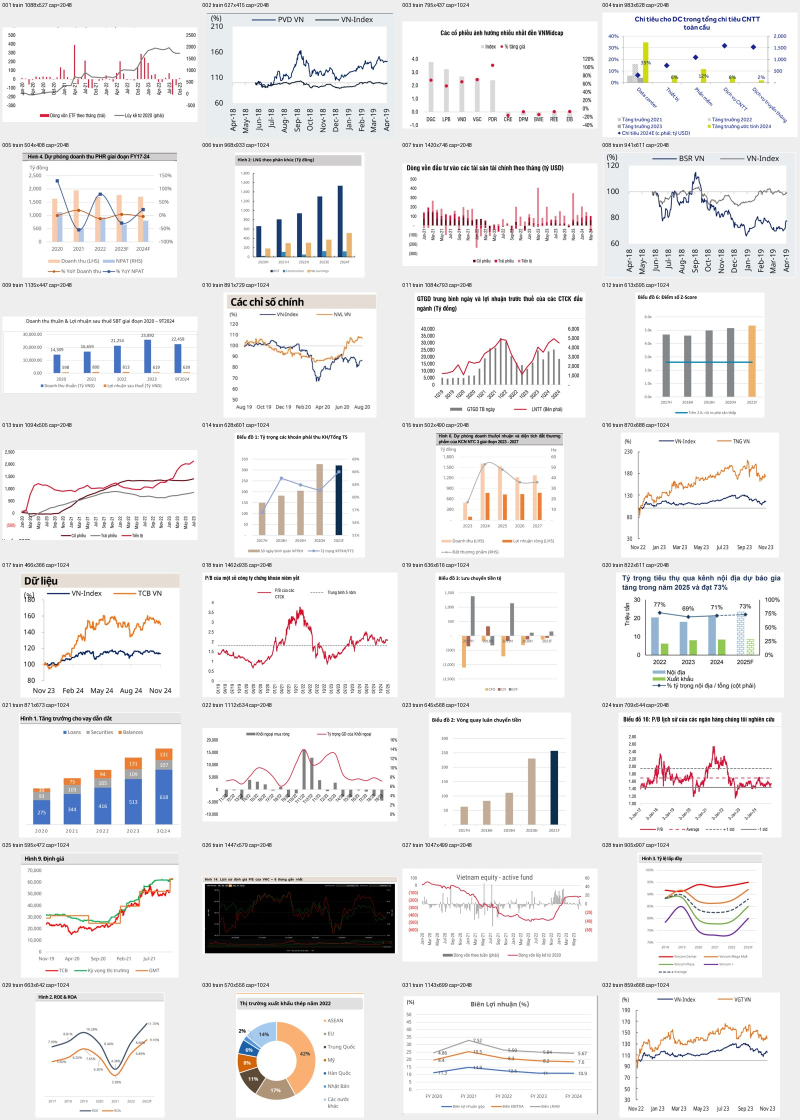
#> input picture reports/ocr_image_audit/sheet_01.jpg, 1600 x 2240 px (shown at 1/2 size)
$ python -i token_budget.py   (imports and definitions only)
#> lines starting #> are read from the running program, lines starting #| are printed output that depends on the picture
#> further down, picture is the input picture: PIL image 1600x2240 RGB; mean R, G, B 235.7, 234.8, 234.9
"""Cheap image-complexity heuristic; token caps do not change image resolution."""
def initial_token_budget(image):
    from PIL import ImageFilter
    gray = image.convert("L")
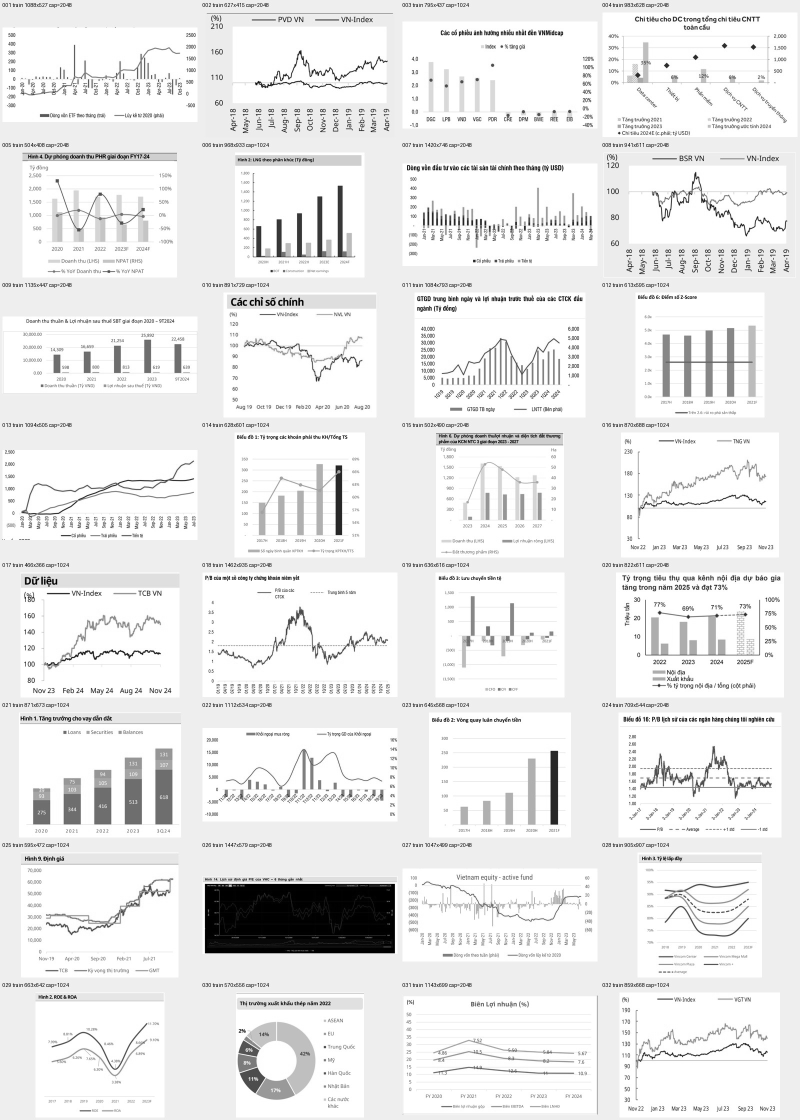
#> gray: PIL image 1600x2240 L (shown at 1/2 size); min 0, max 255, mean 235.1
    gray.thumbnail((512, 512))
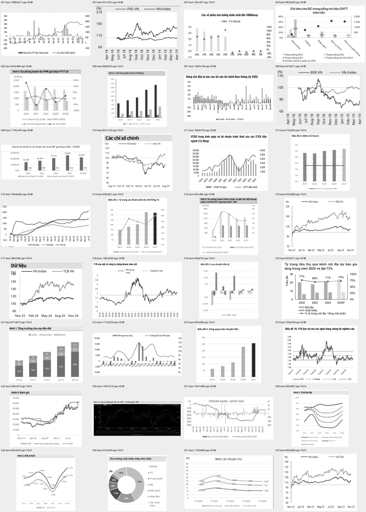
#> gray: PIL image 366x512 L; min 0, max 255, mean 235
    edges = gray.filter(ImageFilter.FIND_EDGES)
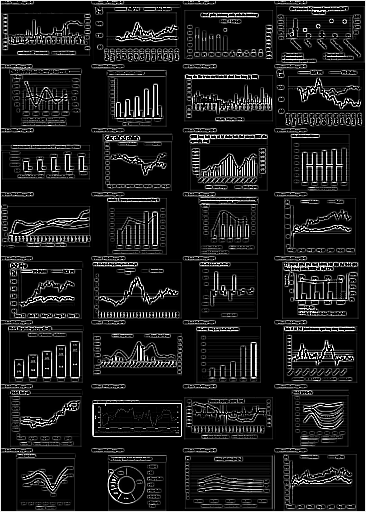
#> edges: PIL image 366x512 L; min 0, max 255, mean 27.3
    histogram = edges.histogram()
#> histogram = 256 values, max 116801 at index 0, min 26 at index 248, mean 732
    density = sum(histogram[40:]) / (gray.width * gray.height)
#> density = 0.19
    # Dense text/grid charts generally require more output than sparse charts.
    if density > .20: return 4096
    if density > .09: return 2048
    return 1024

MAX_NEW_TOKENS = 16384

def budget_schedule(initial, maximum=MAX_NEW_TOKENS):
    if initial <= 0 or maximum < initial: raise ValueError("Invalid token budget")
    while True:
        yield initial
        if initial == maximum: break
        initial = min(initial * 2, maximum)

def reached_eos(last_token, eos_ids):
    if eos_ids is None: return False
    if isinstance(eos_ids, int): eos_ids = [eos_ids]
    return int(last_token) in eos_ids

>>> from PIL import Image
>>> picture = Image.open('../../../reports/ocr_image_audit/sheet_01.jpg')
>>> result = initial_token_budget(picture)
#> result = 2048

$ run again, on reports/ocr_image_audit/sheet_02.jpg
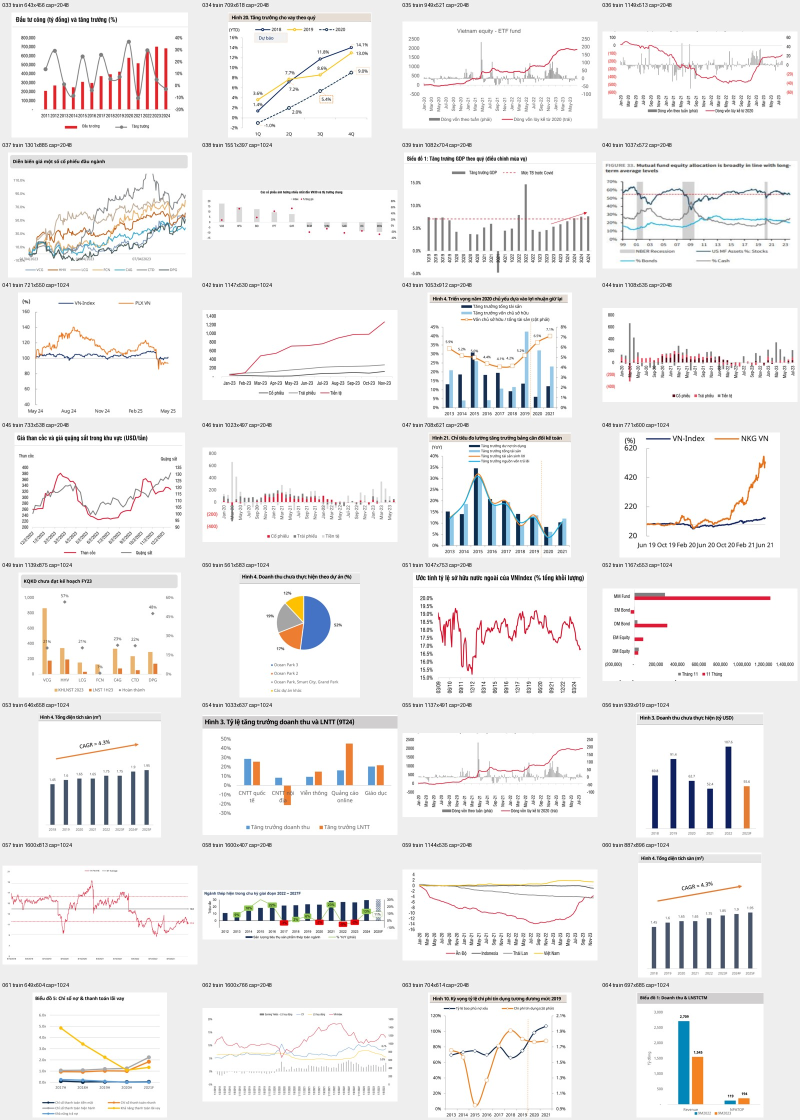
#> input picture reports/ocr_image_audit/sheet_02.jpg, 1600 x 2240 px (shown at 1/2 size)
#> picture is the input picture: PIL image 1600x2240 RGB; mean R, G, B 239.3, 238.5, 238.5
#> in initial_token_budget, `gray.thumbnail((512, 512))`:
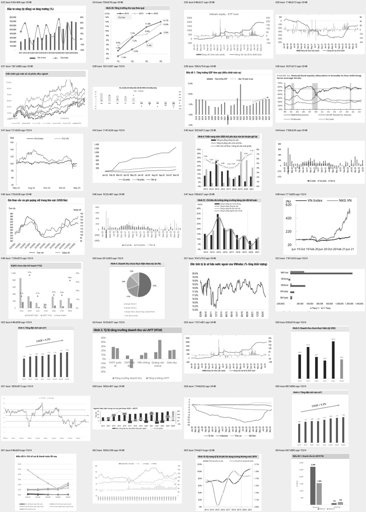
#> gray: PIL image 366x512 L; min 14, max 255, mean 238.6
#> in initial_token_budget, `edges = gray.filter(ImageFilter.FIND_EDGES)`:
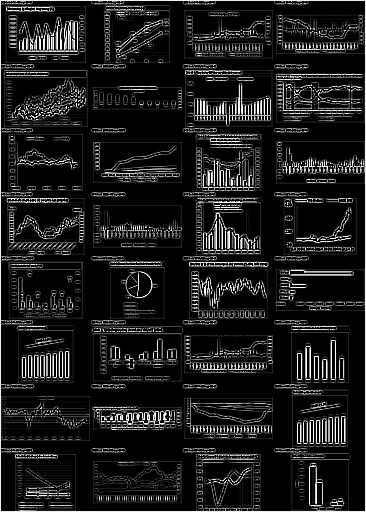
#> edges: PIL image 366x512 L; min 0, max 255, mean 28.1
#> histogram = 256 values, max 120626 at index 0, min 24 at index 253, mean 732
#> density = 0.195
#> result = 2048

$ run again, on reports/ocr_image_audit/sheet_03.jpg
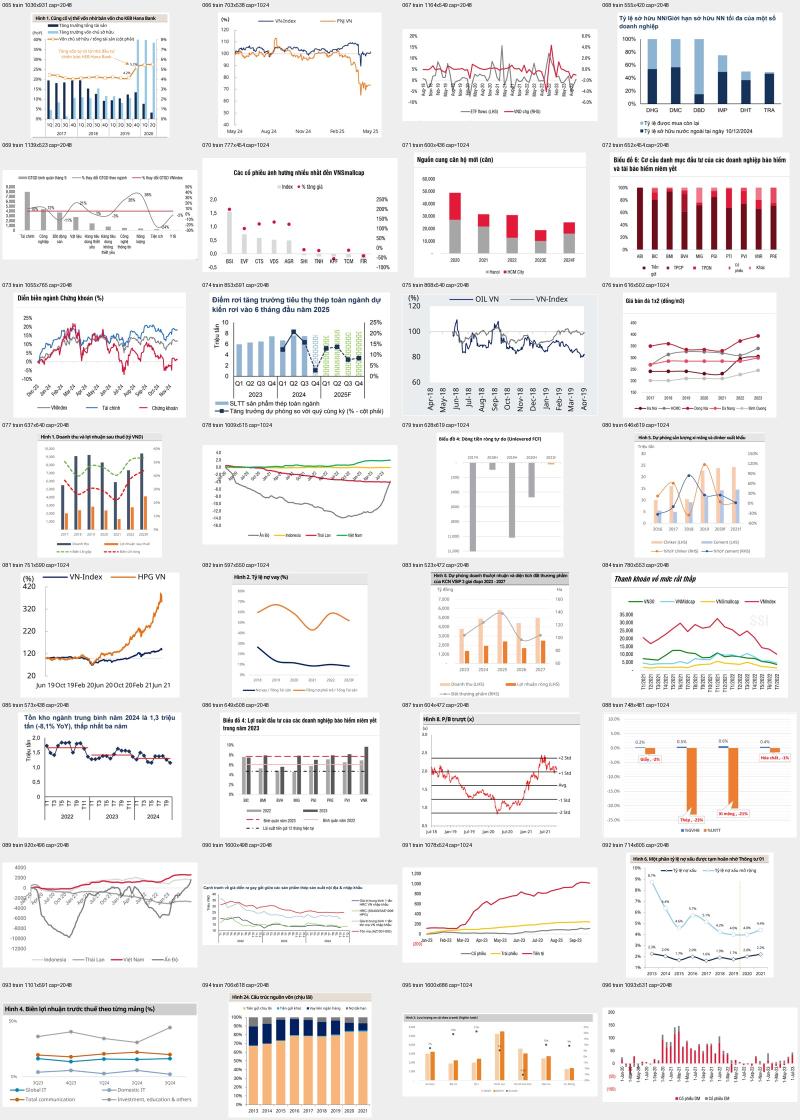
#> input picture reports/ocr_image_audit/sheet_03.jpg, 1600 x 2240 px (shown at 1/2 size)
#> picture is the input picture: PIL image 1600x2240 RGB; mean R, G, B 238.8, 236.9, 236.6
#> in initial_token_budget, `gray.thumbnail((512, 512))`:
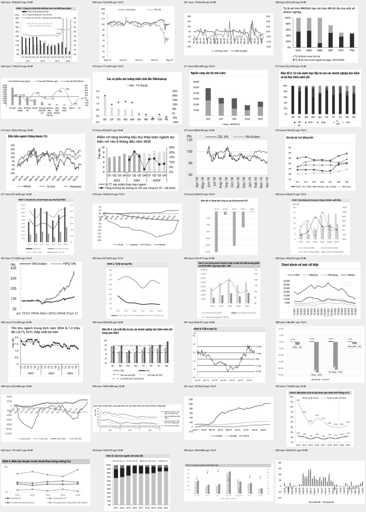
#> gray: PIL image 366x512 L; min 16, max 255, mean 237.3
#> in initial_token_budget, `edges = gray.filter(ImageFilter.FIND_EDGES)`:
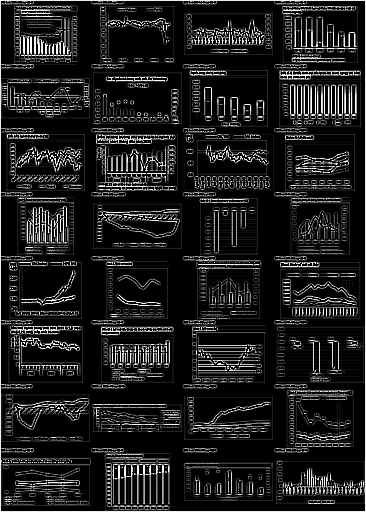
#> edges: PIL image 366x512 L; min 0, max 255, mean 30.4
#> histogram = 256 values, max 115776 at index 0, min 25 at index 249, mean 732
#> density = 0.21
#> result = 4096

$ run again, on reports/ocr_image_audit/sheet_04.jpg
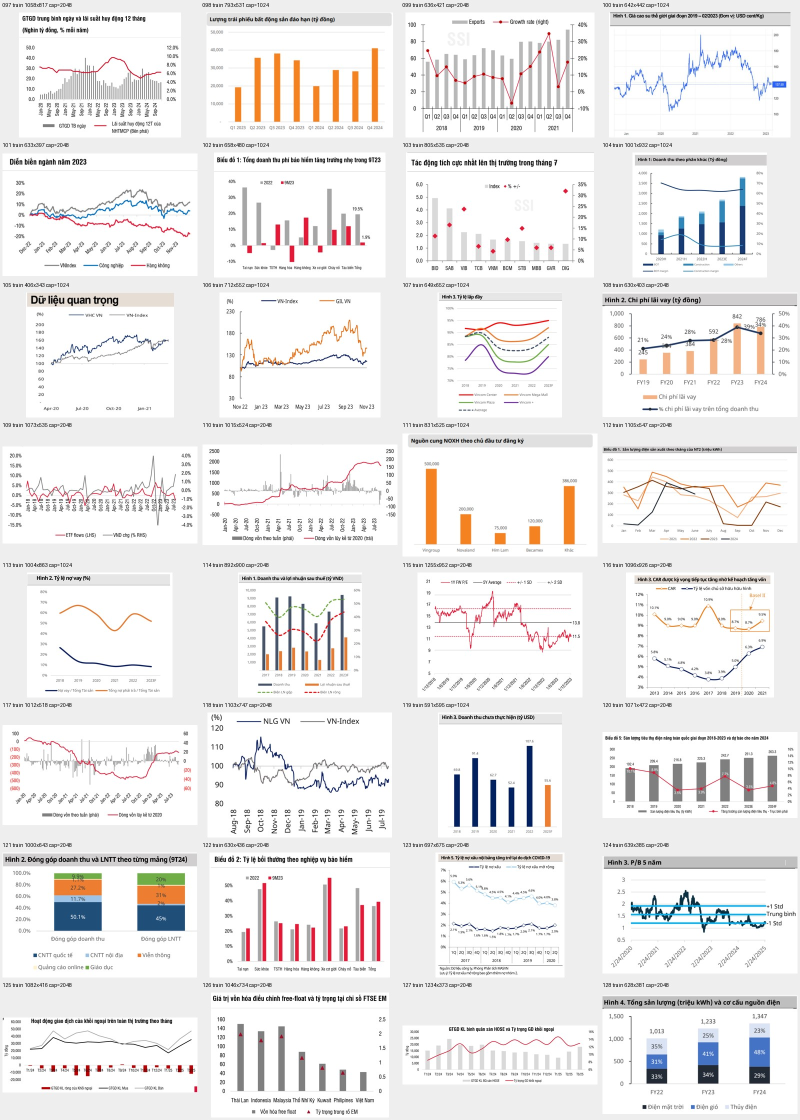
#> input picture reports/ocr_image_audit/sheet_04.jpg, 1600 x 2240 px (shown at 1/2 size)
#> picture is the input picture: PIL image 1600x2240 RGB; mean R, G, B 237.9, 236.4, 236.2
#> in initial_token_budget, `gray.thumbnail((512, 512))`:
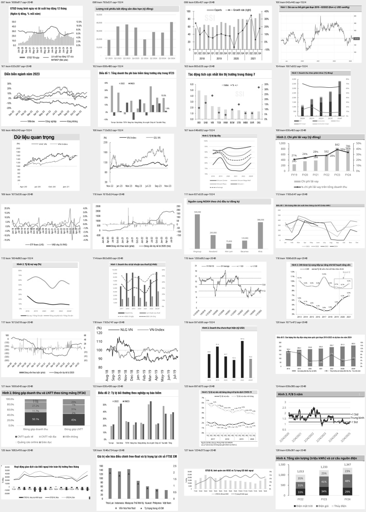
#> gray: PIL image 366x512 L; min 10, max 255, mean 236.7
#> in initial_token_budget, `edges = gray.filter(ImageFilter.FIND_EDGES)`:
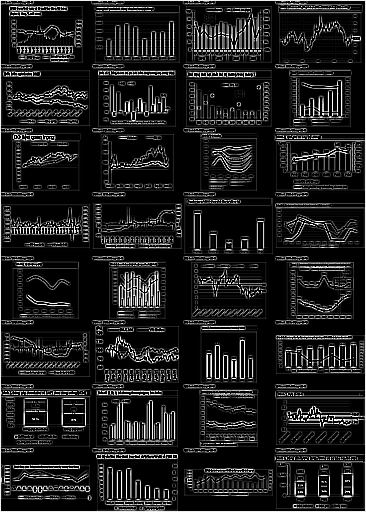
#> edges: PIL image 366x512 L; min 0, max 255, mean 30.7
#> histogram = 256 values, max 112341 at index 0, min 33 at index 252, mean 732
#> density = 0.218
#> result = 4096
